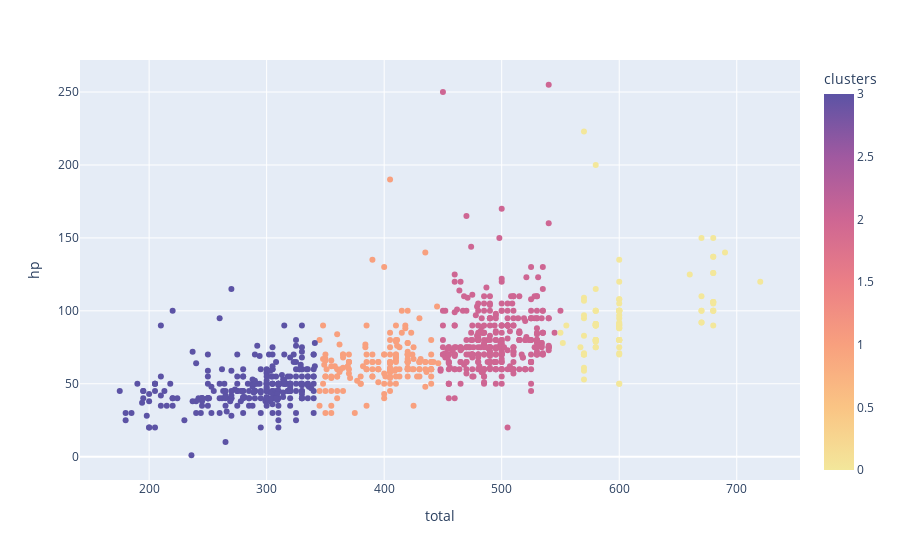

Notebook source saved alongside this figure:
### Code cell
fig = px.scatter(copy, x='total', y='hp', hover_data=['name'], 
                 color='clusters', color_continuous_scale = 'sunset')


fig.show()

### Figure 1 — Plotly figure (JSON) as saved in the notebook; plotly's stock layout.template omitted (floating-point values rounded to 4 significant figures; data arrays with more than 128 entries replaced by an {"elided": "..."} marker saying what was removed)
{"data": [{"customdata": {"elided": "898x1 str values"}, "hovertemplate": "total=%{x}<br>hp=%{y}<br>name=%{customdata[0]}<br>clusters=%{marker.color}<extra></extra>", "legendgroup": "", "marker": {"color": {"elided": "898 int values"}, "coloraxis": "coloraxis", "symbol": "circle"}, "mode": "markers", "name": "", "orientation": "v", "showlegend": false, "type": "scatter", "x": {"elided": "898 int values"}, "xaxis": "x", "y": {"elided": "898 int values"}, "yaxis": "y"}], "layout": {"coloraxis": {"colorbar": {"title": {"text": "clusters"}}, "colorscale": [[0, "rgb(243, 231, 155)"], [0.1667, "rgb(250, 196, 132)"], [0.3333, "rgb(248, 160, 126)"], [0.5, "rgb(235, 127, 134)"], [0.6667, "rgb(206, 102, 147)"], [0.8333, "rgb(160, 89, 160)"], [1, "rgb(92, 83, 165)"]]}, "legend": {"tracegroupgap": 0}, "margin": {"t": 60}, "xaxis": {"anchor": "y", "domain": [0, 1], "title": {"text": "total"}}, "yaxis": {"anchor": "x", "domain": [0, 1], "title": {"text": "hp"}}}}
